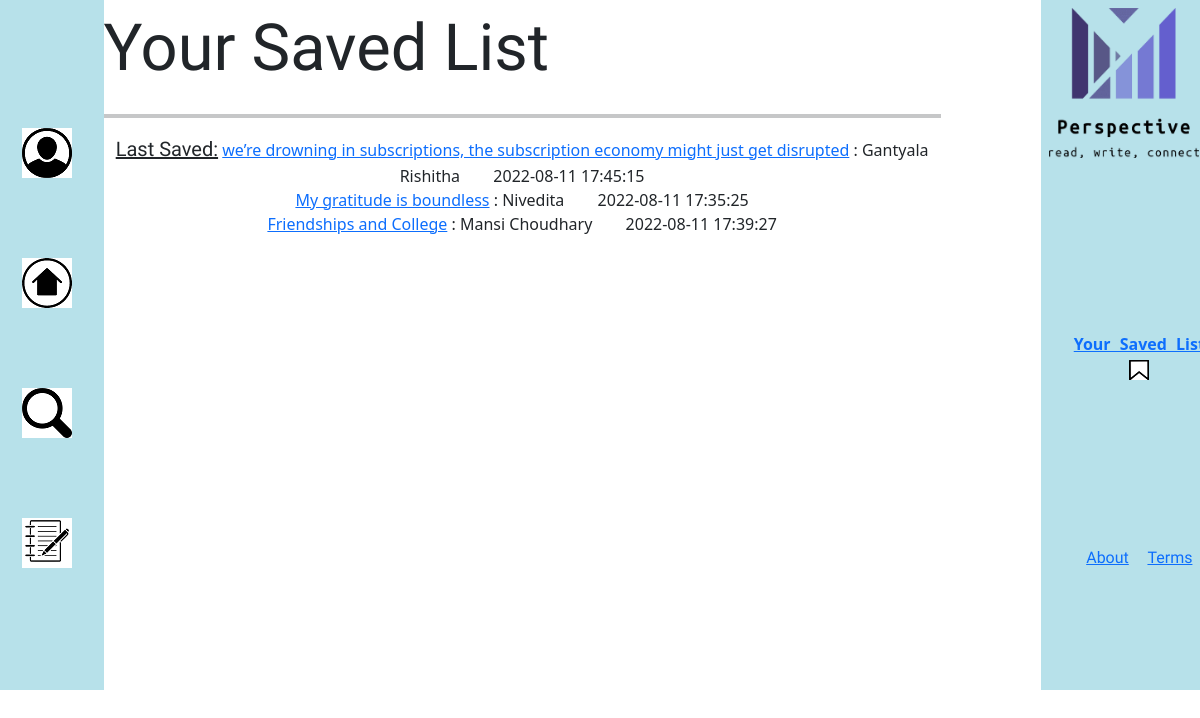
Screenshot of /saved.html (signed in) with the database file from the repository.
### website/models.py (models this page shows)
class Saved(db.Model):
    id = db.Column(db.Integer, primary_key=True)
    date_created = db.Column(db.DateTime(timezone=True), default=func.now())
    author=db.Column(db.Integer, db.ForeignKey('user.id',ondelete="CASCADE"),nullable=False)
    post_id=db.Column(db.Integer, db.ForeignKey('post.id',ondelete="CASCADE"),nullable=False)

class Post(db.Model):
    id = db.Column(db.Integer, primary_key=True)
    heading=db.Column(db.Text,nullable=False)
    formatting=db.Column(db.Text)
    text=db.Column(db.Text,nullable=False)
    tags=db.Column(db.Text,nullable=False)
    date_created = db.Column(db.DateTime(timezone=True), default=func.now())
    author=db.Column(db.Integer, db.ForeignKey('user.id',ondelete="CASCADE"),nullable=False)
    comments=db.relationship('Comment',backref='post',passive_deletes=True)
    saveds=db.relationship('Saved',backref='post',passive_deletes=True)

class User(db.Model, UserMixin):
    id = db.Column(db.Integer, primary_key=True)
    email = db.Column(db.String(150), unique=True)
    name = db.Column(db.String(150))
    password = db.Column(db.String(150))
    date_created = db.Column(db.DateTime(timezone=True), default=func.now())
    posts=db.relationship('Post',backref='user',passive_deletes=True)
    comments=db.relationship('Comment',backref='user',passive_deletes=True)
    saveds=db.relationship('Saved',backref='user',passive_deletes=True)

### website/views.py (the view)
@views.route("/saved.html")
def saved():
    saveds=Saved.query.order_by(Saved.date_created.desc())
    return render_template("saved.html",saveds=saveds,user=current_user)

### website/__init__.py (called while the page is built)
def create_app():
    app = Flask(__name__)
    app.config['SECRET_KEY'] = "helloworld"
    app.config['SQLALCHEMY_DATABASE_URI'] = f'sqlite:///{DB_NAME}'
    db.init_app(app)
    from .views import views
    from .auth import auth
    app.register_blueprint(views, url_prefix="/")
    app.register_blueprint(auth, url_prefix="/")
    from .models import User, Post,Comment,Saved
    create_database(app)
    login_manager = LoginManager()
    login_manager.login_view = "auth.login"
    login_manager.init_app(app)
    @login_manager.user_loader
    def load_user(id):
        return User.query.get(int(id))
    return app

### website/templates/saved.html (shortened to what this page needs)
{% extends "base.html" %}
{% block head %}
    <link rel="stylesheet" type="text/css" href="../static/search.css" />
    {% endblock %}
    {% block content%}
    <div class="whole">
      <nav class="navbar navbar-expand-lg">
          <div class="collapse navbar-collapse" id="navbarSupportedContent">
            <ul class="navbar-nav me-auto mb-2 mb-lg-0">
              <center style="margin-left:30px ;">
                <li class="nav-item">
                  <div class="one"><a href="myprofile.html"><img src="../static/profile-removebg-preview.png" /></a></div>
                </li>
                <li class="nav-item">
                  <div class="two"><a href="homefeed.html"><img src="../static/home-removebg-preview.png" /></a></div>
                </li>
                <li class="nav-item">
                  <div class="three"><a href="search.html"><img src="../static/search-removebg-preview.png" /></a></div>
                </li>
                <li class="nav-item">
                  <div class="four"><a href="write.html"><img src="../static/note-removebg-preview.png" /></a></div>
                </li>
              </center>
            </ul>
          </div>
      </nav>
      </div>
    <div class="total">
        <center
          style="font-size: 65px; font-family: 'Cookie', cursive; text-align: left"
        >
          Your Saved List
          <hr align="center" size="6px" color="black" />
        </center>
        <center>
          <span style="font-family: 'Acme', sans-serif; font-size: 20px"><u>Last Saved:</u></span>
  {%for saved in saveds%}
  {%if saved.author==user.id%}
  <a href="/{{saved.post.heading}}">{{saved.post.heading}}</a> : {{saved.post.user.name}}  &nbsp;  &nbsp;&nbsp;  &nbsp; {{saved.post.date_created}}
  <br>
  {%endif%}
  {%endfor%}
</center>
  </div>
  <div class="third">
    <nav class="navbar navbar-expand-lg">
        <div class="collapse navbar-collapse" id="navbarSupportedContent">
          <ul class="navbar-nav me-auto mb-2 mb-lg-0">
  <center>
    <li class="nav-item">
      <img src="../static/Screenshot (544).png" width="150px" height="150px" /></li>
      <br />
      <li class="nav-item"><p style="padding-top: 150px; padding-left: 30px; word-spacing: 5px">
        <b><a href="saved.html">Your Saved List</a></b>
          <img src="../static/Screenshot (546).png" width="20px" height="20px"
        />
      </p></li>
      <li class="nav-item"><p
        style="
          word-spacing: 15px;
          padding-top: 150px;
          padding-left: 30px;
          font-family: 'Acme', sans-serif;
        "
      >
      <a href="about.html">About</a>
      <a href="terms.html">Terms</a>
      </p></li>
  </center>
  </ul>
</div>
</nav>
</div>
   {% endblock%}

### website/static/search.css (style rules this page uses)
.whole { background-color: #b7e1ea; width: 10%; margin-left: -50px; height: 690px; float: left; }
.total { float: left; width: 75%; }
.one { padding-top: 120px; }
.two { padding-top: 80px; }
.three { padding-top: 80px; }
.four { padding-top: 80px; }
.third { background-color: #b7e1ea; width: 15%; height: 690px; float: right; margin-right: -50px; }

### rows the page displays
Saved: post.heading "we’re drowning in subscriptions, the subscription economy might just get disrupted", post.user.name "Gantyala Rishitha", post.date_created "2022-08-11 17:45:15"
Saved: post.heading "My gratitude is boundless", post.user.name "Nivedita", post.date_created "2022-08-11 17:35:25"
Saved: post.heading "Friendships and College", post.user.name "Mansi Choudhary", post.date_created "2022-08-11 17:39:27"
